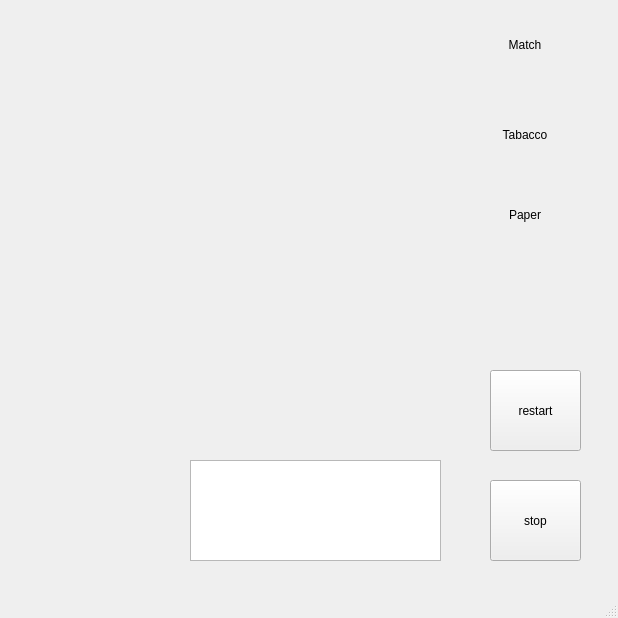
<?xml version="1.0" encoding="UTF-8"?>
<ui version="4.0">
 <class>MainWindow</class>
 <widget class="QMainWindow" name="MainWindow">
  <property name="geometry">
   <rect>
    <x>0</x>
    <y>0</y>
    <width>618</width>
    <height>618</height>
   </rect>
  </property>
  <property name="windowTitle">
   <string>MainWindow</string>
  </property>
  <widget class="QWidget" name="centralWidget">
   <widget class="QLabel" name="label_2">
    <property name="geometry">
     <rect>
      <x>0</x>
      <y>160</y>
      <width>410</width>
      <height>100</height>
     </rect>
    </property>
    <property name="font">
     <font>
      <family>Agency FB</family>
      <pointsize>16</pointsize>
     </font>
    </property>
    <property name="text">
     <string/>
    </property>
    <property name="textFormat">
     <enum>Qt::AutoText</enum>
    </property>
    <property name="alignment">
     <set>Qt::AlignCenter</set>
    </property>
   </widget>
   <widget class="QLabel" name="label_3">
    <property name="geometry">
     <rect>
      <x>0</x>
      <y>320</y>
      <width>410</width>
      <height>100</height>
     </rect>
    </property>
    <property name="font">
     <font>
      <family>Agency FB</family>
      <pointsize>16</pointsize>
     </font>
    </property>
    <property name="text">
     <string/>
    </property>
    <property name="alignment">
     <set>Qt::AlignCenter</set>
    </property>
   </widget>
   <widget class="QLabel" name="label_4">
    <property name="geometry">
     <rect>
      <x>490</x>
      <y>10</y>
      <width>70</width>
      <height>70</height>
     </rect>
    </property>
    <property name="text">
     <string>Match</string>
    </property>
    <property name="alignment">
     <set>Qt::AlignCenter</set>
    </property>
   </widget>
   <widget class="QLabel" name="label_5">
    <property name="geometry">
     <rect>
      <x>490</x>
      <y>100</y>
      <width>70</width>
      <height>70</height>
     </rect>
    </property>
    <property name="text">
     <string>Tabacco</string>
    </property>
    <property name="alignment">
     <set>Qt::AlignCenter</set>
    </property>
   </widget>
   <widget class="QLabel" name="label_6">
    <property name="geometry">
     <rect>
      <x>490</x>
      <y>180</y>
      <width>70</width>
      <height>70</height>
     </rect>
    </property>
    <property name="text">
     <string>Paper</string>
    </property>
    <property name="alignment">
     <set>Qt::AlignCenter</set>
    </property>
   </widget>
   <widget class="QTextBrowser" name="textBrowser">
    <property name="geometry">
     <rect>
      <x>190</x>
      <y>460</y>
      <width>251</width>
      <height>101</height>
     </rect>
    </property>
    <property name="font">
     <font>
      <family>Agency FB</family>
      <pointsize>20</pointsize>
     </font>
    </property>
   </widget>
   <widget class="QPushButton" name="pushButton">
    <property name="geometry">
     <rect>
      <x>490</x>
      <y>480</y>
      <width>91</width>
      <height>81</height>
     </rect>
    </property>
    <property name="text">
     <string>stop</string>
    </property>
   </widget>
   <widget class="QPushButton" name="pushButton_2">
    <property name="geometry">
     <rect>
      <x>490</x>
      <y>370</y>
      <width>91</width>
      <height>81</height>
     </rect>
    </property>
    <property name="text">
     <string>restart</string>
    </property>
   </widget>
   <widget class="QLabel" name="label">
    <property name="geometry">
     <rect>
      <x>0</x>
      <y>0</y>
      <width>410</width>
      <height>100</height>
     </rect>
    </property>
    <property name="font">
     <font>
      <family>Agency FB</family>
      <pointsize>16</pointsize>
     </font>
    </property>
    <property name="text">
     <string/>
    </property>
    <property name="textFormat">
     <enum>Qt::AutoText</enum>
    </property>
    <property name="alignment">
     <set>Qt::AlignCenter</set>
    </property>
   </widget>
  </widget>
  <widget class="QMenuBar" name="menuBar">
   <property name="geometry">
    <rect>
     <x>0</x>
     <y>0</y>
     <width>618</width>
     <height>23</height>
    </rect>
   </property>
  </widget>
  <widget class="QStatusBar" name="statusBar"/>
 </widget>
 <layoutdefault spacing="6" margin="11"/>
 <resources/>
 <connections>
  <connection>
   <sender>pushButton_2</sender>
   <signal>clicked()</signal>
   <receiver>MainWindow</receiver>
   <slot>restart()</slot>
   <hints>
    <hint type="sourcelabel">
     <x>517</x>
     <y>399</y>
    </hint>
    <hint type="destinationlabel">
     <x>499</x>
     <y>363</y>
    </hint>
   </hints>
  </connection>
  <connection>
   <sender>pushButton</sender>
   <signal>clicked()</signal>
   <receiver>MainWindow</receiver>
   <slot>stop()</slot>
   <hints>
    <hint type="sourcelabel">
     <x>539</x>
     <y>530</y>
    </hint>
    <hint type="destinationlabel">
     <x>467</x>
     <y>498</y>
    </hint>
   </hints>
  </connection>
 </connections>
 <slots>
  <slot>restart()</slot>
  <slot>stop()</slot>
  <slot>start()</slot>
 </slots>
</ui>
